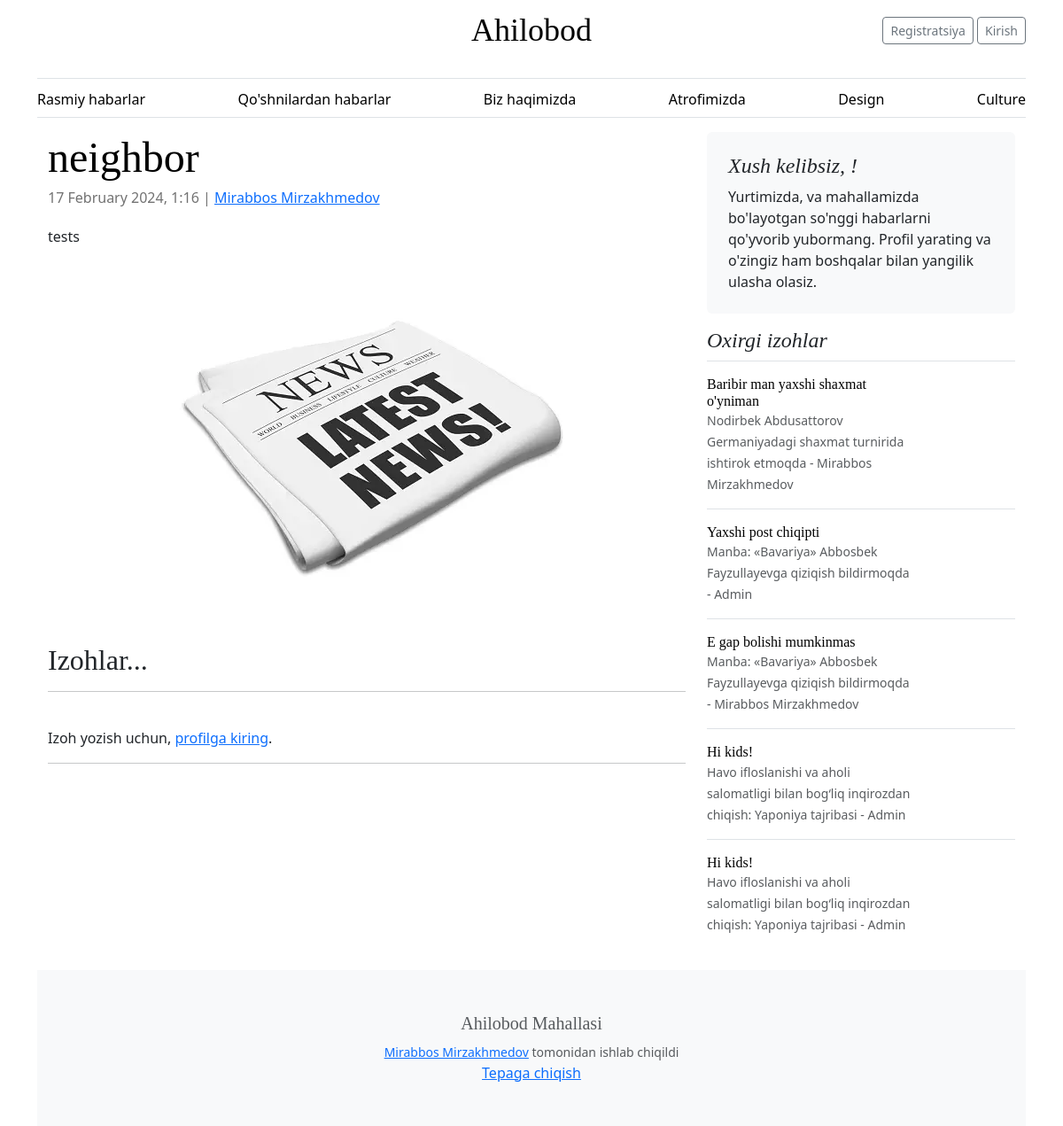
Screenshot of /24 with the database file from the repository.
### webapp/models.py (models this page shows, shortened)
class Post(models.Model):
    post_id = models.AutoField(primary_key=True)
    title = models.CharField(max_length=255)
    full_text = RichTextField(blank=True, null=True)
    created_at = models.DateTimeField(default=timezone.now)
    user_id = models.ForeignKey(User, on_delete=models.CASCADE, related_name='posts')
    updated_at = models.DateTimeField(auto_now=True)
    image = models.ImageField(upload_to='posts/', default='../../media/posts/default.webp')

class User(AbstractUser):
    user_id = models.AutoField(primary_key=True)
    phone_number = models.CharField(max_length=20)
    profile_pic = models.ImageField(null=True, upload_to='profile/')
    bio = models.TextField(blank=True, null=True)
    created_at = models.DateTimeField(default=timezone.now)
    updated_at = models.DateTimeField(auto_now=True)

class Comment(models.Model):
    comment_id = models.AutoField(primary_key=True)
    post = models.ForeignKey(Post, on_delete=models.CASCADE, related_name='comments')
    user = models.ForeignKey(User, on_delete=models.CASCADE, related_name='comments')
    comment_text = models.TextField()
    created_at = models.DateTimeField(default=timezone.now)

### webapp/views.py (the view)
# urls.py: path('<int:pk>', views.PostDetailView.as_view(), name='news-detail'),
class PostDetailView(DetailView):
    model = Post
    template_name = 'webapp/news_detail.html'
    context_object_name = 'post'
    def get_context_data(self, **kwargs):
        context = super().get_context_data(**kwargs)
        context['comments'] = (Comment.objects.all().order_by('-created_at'))[:5]
        return context

### webapp/templates/webapp/news_detail.html (shortened to what this page needs)
{% extends 'webapp/layout.html' %}
{% block body %}
    <div class="row mb-2">
        <div class="col-md-8">
            <article class="blog-post">
                <h2 class="display-5 link-body-emphasis mb-1">{{ post.title }}</h2>
                <p class="blog-post-meta">{{ post.created_at|date:"j F Y, G:i" }} | <a
                    href="{% url 'profile' post.user_id.user_id %}">{{ post.user_id.first_name }} {{ post.user_id.last_name }}</a>
                </p>
                <p class="full_text">{{ post.full_text|safe }}</p>
                {% if post.image %}
                    <br>
                    <img src="{{ post.image.url }}">
                {% endif %}
                <br><br>
                <h2>Izohlar...</h2>
                <hr>
                <br>
                {% if user.is_authenticated %}
                    {% if post.comments.all %}
                        {% for comment in post.comments.all %}
                            <b><a
                                href="{% url 'profile' comment.user.user_id %}">{{ comment.user.first_name }} {{ comment.user.last_name }}</a></b>
                            | <small>{{ comment.created_at|date:"j F Y, G:i" }}</small><br>
                            {{ comment.comment_text }}
                            <br><br>
                        {% endfor %}
                    {% endif %}
                    <form method="post"
                          action="{% url 'add-comment' post.post_id %}">
                        {% csrf_token %}
                        <hr>
                        <div class="form-group">
                            <p>Izoh yozayotgan profil
                                <strong>{{ user.first_name }} {{ user.last_name }}:</strong>
                            </p>
                            <textarea name="comment_text" class="form-control"
                                      rows="3"></textarea>
                            <br>
                            <button type="submit" class="btn btn-primary">Izoh qoldirish</button>
                        </div>
                    </form>
                {% else %}
                    <p>Izoh yozish uchun, <a href="{% url 'login' %}">profilga kiring</a>.</p>
                    <hr>
                {% endif %}
            </article>
        </div>
        <div class="col-md-4">
            <div class="position-sticky" style="top: 2rem;">
                <div class="p-4 mb-3 bg-body-tertiary rounded">
                    <h4 class="fst-italic">Xush kelibsiz, {{ user.first_name }}!</h4>
                    <p class="mb-0">Yurtimizda, va mahallamizda bo'layotgan so'nggi habarlarni qo'yvorib yubormang.
                    Profil yarating va o'zingiz ham boshqalar bilan yangilik ulasha olasiz.</p>
                </div>
                <div>
                    <h4 class="fst-italic">Oxirgi izohlar</h4>
                    <ul class="list-unstyled">
                        {% for comment in comments %}
                        <li>
                            <a class="d-flex flex-column flex-lg-row gap-3 align-items-start align-items-lg-center py-3 link-body-emphasis text-decoration-none border-top"
                               href="{% url 'news-detail' comment.post.post_id %}">
                                <div class="col-lg-8">
                                    <h6 class="mb-0">{{ comment.comment_text }}</h6>
                                    <small class="text-body-secondary">{{ comment.post.title }} - {{ comment.user.first_name }} {{ comment.user.last_name }}</small>
                                </div>
                            </a>
                        </li>
                        {% endfor %}
                    </ul>
                </div>
            </div>
        </div>
    </div>
{% endblock %}

### webapp/static/css/blog.css (style rules this page uses)
h1, h2, h3, h4, h5, h6 { font-family: "Playfair Display", Georgia, "Times New Roman", serif; }
.blog-post { margin-bottom: 4rem; }
.blog-post img { display: block; margin: 0 auto; max-width: 100%; height: auto; }
.blog-post-meta { margin-bottom: 1.25rem; color: #727272; }
.row { margin-bottom: 20px; }

### rows the page displays
Post: title "neighbor", created_at "17 February 2024, 1:16", user_id.first_name "Mirabbos", user_id.last_name "Mirzakhmedov", full_text "tests", image (placeholder picture)
Comment: comment_text "Baribir man yaxshi shaxmat o'yniman", post "Nodirbek Abdusattorov Germaniyadagi shaxmat turnirida ishtirok etmoqda", user.first_name "Mirabbos", user.last_name "Mirzakhmedov"
Comment: comment_text "Yaxshi post chiqipti", post "Manba: «Bavariya» Abbosbek Fayzullayevga qiziqish bildirmoqda", user.first_name "Admin"
Comment: comment_text "E gap bolishi mumkinmas", post "Manba: «Bavariya» Abbosbek Fayzullayevga qiziqish bildirmoqda", user.first_name "Mirabbos", user.last_name "Mirzakhmedov"
Comment: comment_text "Hi kids!", post "Havo ifloslanishi va aholi salomatligi bilan bog‘liq inqirozdan chiqish: Yaponiya tajribasi", user.first_name "Admin"
Comment: comment_text "Hi kids!", post "Havo ifloslanishi va aholi salomatligi bilan bog‘liq inqirozdan chiqish: Yaponiya tajribasi", user.first_name "Admin"
